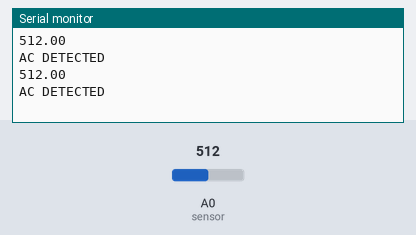
The sketch below on a simulated Arduino Uno, built with avr-gcc and run on an emulated ATmega328P. On the bench: the last lines printed to the serial monitor. Inputs (shaded band) come from the test bench; at power-on: A0 (sensor) = 512.

Above: at 1.2 s.
1.3 s: A0 (sensor) set to 569
At 2.6 s:
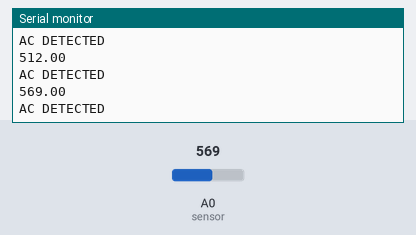
2.8 s: A0 (sensor) set to 551
At 3.7 s:
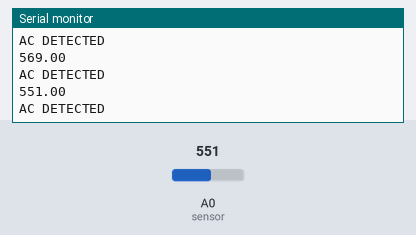
Timing chart, 0 to 5.8 s (numbered marks = the images above; inputs shaded):
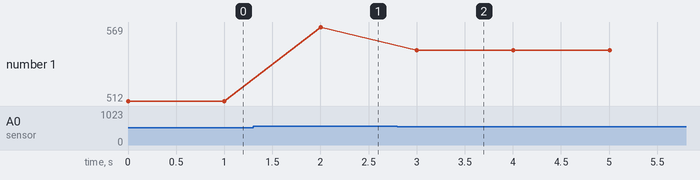

The sketch:

acBrownout.ino
```cpp
const int sensor = A0;

int value = 0;
int value1 = 0;
int value2 = 0;
float finalv = 0;
void setup() {
  // put your setup code here, to run once:
  Serial.begin(9600);
}

void loop() {
  // put your main code here, to run repeatedly:
  value = analogRead(sensor);
  value1 = analogRead(sensor);
  value2 = analogRead(sensor);
  finalv = (value + value1 + value2) / 3;
  Serial.println(finalv);
  if (finalv > 561 || finalv < 559) {
    Serial.println("AC DETECTED");
  }
  else {
    Serial.println("NO AC DETECTED");
  }
  delay(1000);
}
```

Measured:
- after the input at 1.3 s, the serial monitor: prints a new line after 0.70 s (image 1)
- after the input at 2.8 s, the serial monitor: prints a new line after 0.20 s (image 2)
- plotted number 1: 512 → 569 after the input at 1.3 s, 569 → 551 after the input at 2.8 s
